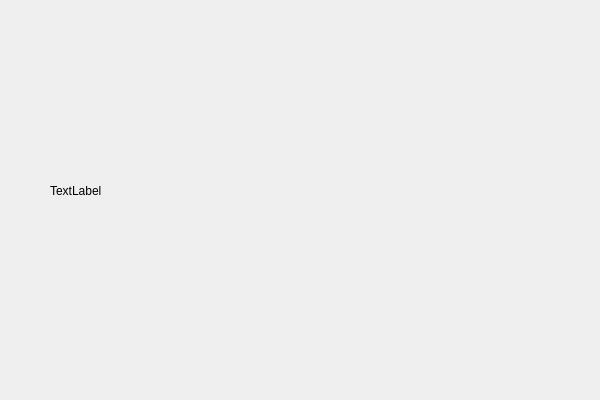
<?xml version="1.0" encoding="UTF-8"?>
<ui version="4.0">
 <class>QSDLMergeClass</class>
 <widget class="QWidget" name="QSDLMergeClass">
  <property name="geometry">
   <rect>
    <x>0</x>
    <y>0</y>
    <width>600</width>
    <height>400</height>
   </rect>
  </property>
  <property name="windowTitle">
   <string>QSDLMerge</string>
  </property>
  <widget class="QLabel" name="label">
   <property name="geometry">
    <rect>
     <x>50</x>
     <y>90</y>
     <width>431</width>
     <height>201</height>
    </rect>
   </property>
   <property name="text">
    <string>TextLabel</string>
   </property>
  </widget>
 </widget>
 <layoutdefault spacing="6" margin="11"/>
 <resources>
  <include location="qsdlmerge.qrc"/>
 </resources>
 <connections/>
</ui>
